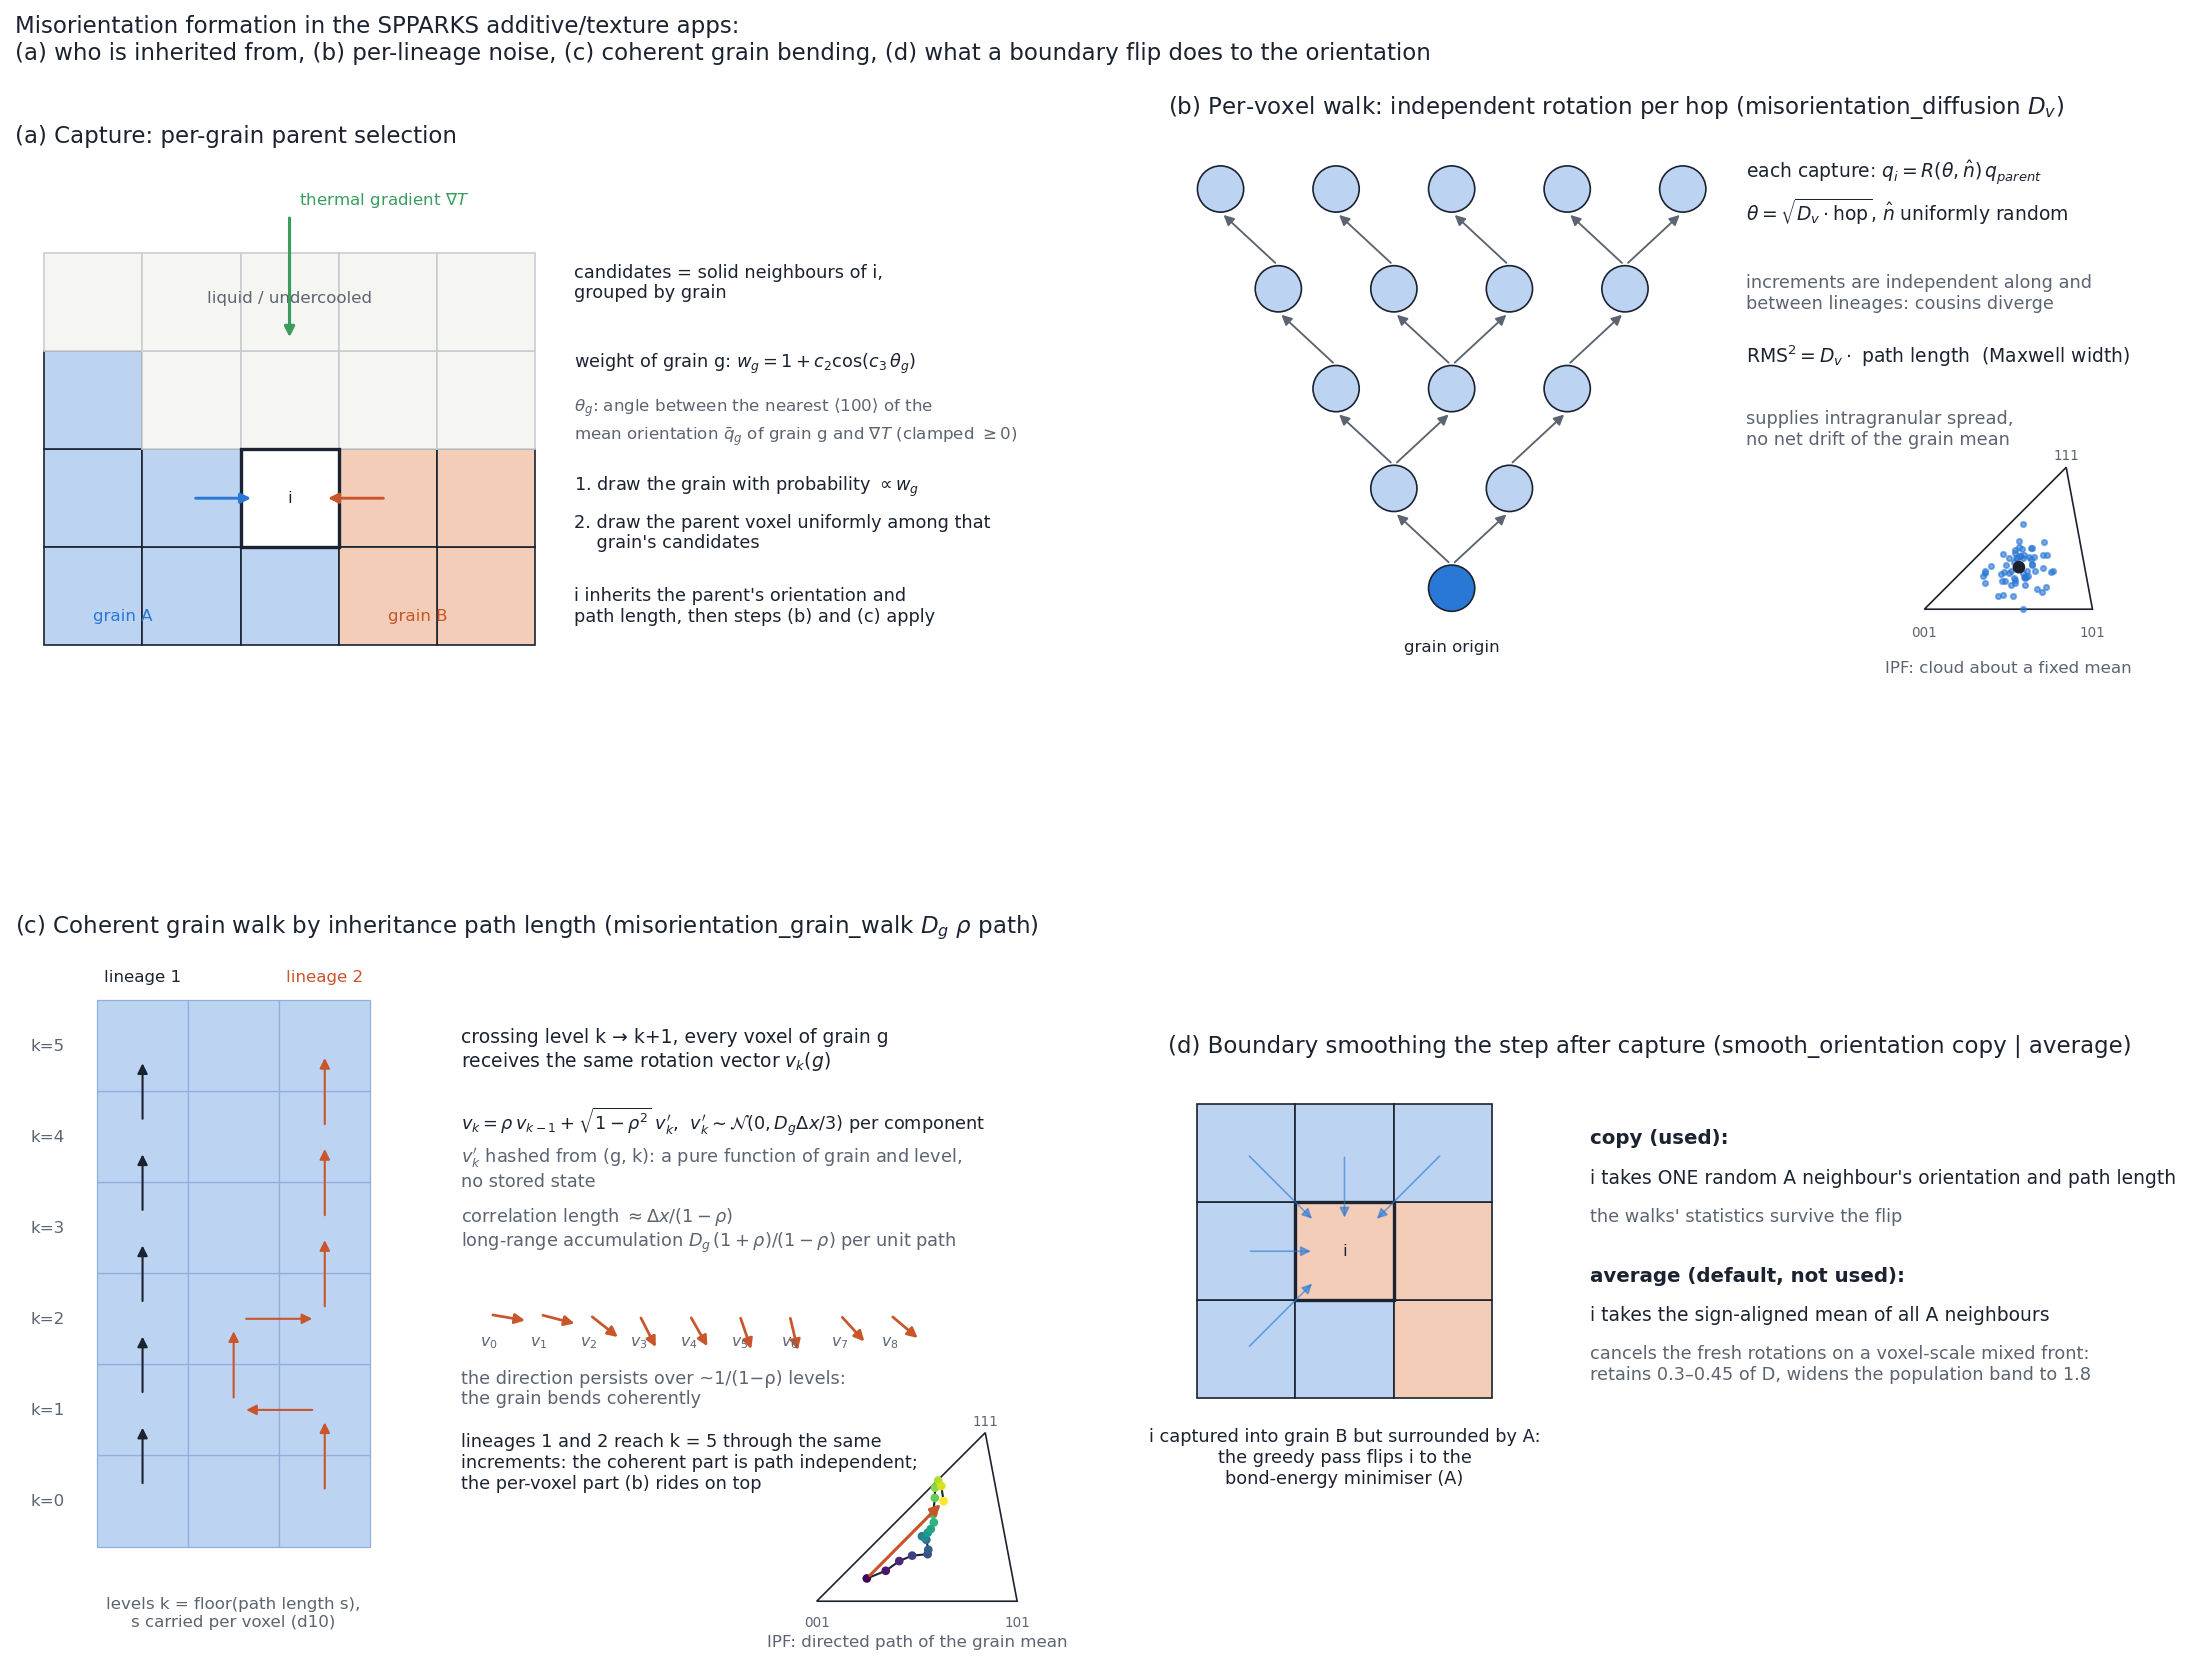

This figure's Python source:
#!/usr/bin/env python3
"""Schematic of the misorientation mechanisms in the SPPARKS additive apps
(docs/misorientation_schematic.png): per-grain parent selection, the per-voxel
inheritance walk, the coherent per-grain walk indexed by inheritance path length
with Ornstein-Uhlenbeck persistence, and copy-mode boundary smoothing."""
import numpy as np
import matplotlib; matplotlib.use('Agg')
import matplotlib.pyplot as plt
from matplotlib.patches import Rectangle, Circle, Polygon
rng = np.random.default_rng(3)
INK, MUTED, BLUE, ORANGE, GREEN, GREY = '#1b2230', '#5b6470', '#2a78d6', '#c9552a', '#3a9d5d', '#c9cdd3'
fig, axes = plt.subplots(2, 2, figsize=(15, 12), gridspec_kw=dict(height_ratios=[1, 1.35], width_ratios=[1, 1])); fig.subplots_adjust(hspace=0.22, wspace=0.12, left=0.02, right=0.99, top=0.93, bottom=0.03)

def voxel(ax, x, y, color, txt=None, ec=INK, lw=0.8, alpha=1.0, fs=8):
    ax.add_patch(Rectangle((x, y), 1, 1, facecolor=color, edgecolor=ec, lw=lw, alpha=alpha))
    if txt: ax.text(x+0.5, y+0.5, txt, ha='center', va='center', fontsize=fs, color=INK)

# ---------------------------------------------------------------- (a) per-grain parent selection
ax = axes[0, 0]; ax.set_title('(a) Capture: per-grain parent selection', loc='left', fontsize=11, color=INK)
grainA = {(0,0),(1,0),(2,0),(0,1),(1,1),(0,2)}; grainB = {(3,0),(4,0),(4,1),(3,1)}
for (x,y) in grainA: voxel(ax, x, y, '#bcd3f2')
for (x,y) in grainB: voxel(ax, x, y, '#f4cdb9')
for (x,y) in [(1,2),(2,1),(2,2),(3,2),(4,2),(0,3),(1,3),(2,3),(3,3),(4,3)]:
    voxel(ax, x, y, '#f5f5f2', ec=GREY, alpha=1)
voxel(ax, 2, 1, '#ffffff', txt='i', ec=INK, lw=1.6)
ax.text(0.5, 0.25, 'grain A', fontsize=8, color=BLUE); ax.text(3.5, 0.25, 'grain B', fontsize=8, color=ORANGE)
ax.text(2.5, 3.5, 'liquid / undercooled', ha='center', fontsize=8, color=MUTED)
ax.annotate('', xy=(2.5, 3.1), xytext=(2.5, 4.4), arrowprops=dict(arrowstyle='-|>', color=GREEN, lw=1.5))
ax.text(2.6, 4.45, r'thermal gradient $\nabla T$', fontsize=8, color=GREEN, va='bottom')
ax.text(5.4, 3.9, 'candidates = solid neighbours of i,\ngrouped by grain', fontsize=8.5, color=INK, va='top')
ax.text(5.4, 3.0, r'weight of grain g: $w_g = 1 + c_2\cos(c_3\,\theta_g)$', fontsize=8.5, color=INK, va='top')
ax.text(5.4, 2.55, r'$\theta_g$: angle between the nearest $\langle100\rangle$ of the', fontsize=8, color=MUTED, va='top')
ax.text(5.4, 2.25, r'mean orientation $\bar q_g$ of grain g and $\nabla T$ (clamped $\geq 0$)', fontsize=8, color=MUTED, va='top')
ax.text(5.4, 1.75, '1. draw the grain with probability $\\propto w_g$', fontsize=8.5, color=INK, va='top')
ax.text(5.4, 1.35, '2. draw the parent voxel uniformly among that\n    grain\'s candidates', fontsize=8.5, color=INK, va='top')
ax.text(5.4, 0.6, 'i inherits the parent\'s orientation and\npath length, then steps (b) and (c) apply', fontsize=8.5, color=INK, va='top')
ax.annotate('', xy=(2.15, 1.5), xytext=(1.5, 1.5), arrowprops=dict(arrowstyle='-|>', color=BLUE, lw=1.4))
ax.annotate('', xy=(2.85, 1.5), xytext=(3.5, 1.5), arrowprops=dict(arrowstyle='-|>', color=ORANGE, lw=1.4))
ax.set_xlim(-0.3, 10.2); ax.set_ylim(-0.3, 5.0); ax.set_aspect('equal'); ax.axis('off')

# ---------------------------------------------------------------- (b) per-voxel inheritance walk
ax = axes[0, 1]; ax.set_title('(b) Per-voxel walk: independent rotation per hop (misorientation_diffusion $D_v$)', loc='left', fontsize=11, color=INK)
# lineage tree over 5 levels
pos = {}; layers = [[0], [0,1], [0,1,2], [0,1,2,3], [0,1,2,3,4]]
for L, nodes in enumerate(layers):
    for k, n in enumerate(nodes):
        x = 1.5 + (k - (len(nodes)-1)/2)*1.1; y = 0.4 + L*0.95; pos[(L,k)] = (x, y)
        ax.add_patch(Circle((x, y), 0.22, facecolor='#bcd3f2' if L else BLUE, edgecolor=INK, lw=0.8))
parents = {(1,0):(0,0),(1,1):(0,0),(2,0):(1,0),(2,1):(1,0),(2,2):(1,1),(3,0):(2,0),(3,1):(2,1),(3,2):(2,1),(3,3):(2,2),(4,0):(3,0),(4,1):(3,1),(4,2):(3,2),(4,3):(3,3),(4,4):(3,3)}
for c, p in parents.items():
    (x1,y1),(x0,y0) = pos[c], pos[p]; ax.annotate('', xy=(x1,y1-0.22), xytext=(x0,y0+0.22), arrowprops=dict(arrowstyle='-|>', color=MUTED, lw=0.9))
ax.text(1.5, -0.2, 'grain origin', ha='center', fontsize=8, color=INK)
ax.text(4.3, 4.3, r'each capture: $q_i = R(\theta,\hat n)\,q_{parent}$', fontsize=9, color=INK)
ax.text(4.3, 3.9, r'$\theta = \sqrt{D_v\cdot \mathrm{hop}}$, $\hat n$ uniformly random', fontsize=9, color=INK)
ax.text(4.3, 3.4, 'increments are independent along and\nbetween lineages: cousins diverge', fontsize=8.5, color=MUTED, va='top')
ax.text(4.3, 2.55, r'$\mathrm{RMS}^2 = D_v\cdot$ path length  (Maxwell width)', fontsize=9, color=INK)
ax.text(4.3, 2.1, 'supplies intragranular spread,\nno net drift of the grain mean', fontsize=8.5, color=MUTED, va='top')
# small IPF cloud
from matplotlib.path import Path as MPath
tri_pts = [(6.0,0.2),(7.6,0.2),(7.35,1.55)]; tri = Polygon(tri_pts, closed=True, fill=False, edgecolor=INK, lw=0.8); ax.add_patch(tri)
pts = np.array([6.9,0.6]) + rng.normal(0, 0.16, (160,2)); pts = pts[MPath(tri_pts).contains_points(pts)][:60]
ax.scatter(pts[:,0], pts[:,1], s=6, color=BLUE, alpha=0.6); ax.add_patch(Circle((6.9,0.6), 0.05, color=INK))
ax.text(6.0, 0.05, '001', fontsize=6.5, color=MUTED, ha='center', va='top'); ax.text(7.6, 0.05, '101', fontsize=6.5, color=MUTED, ha='center', va='top'); ax.text(7.35, 1.6, '111', fontsize=6.5, color=MUTED, ha='center', va='bottom')
ax.text(6.8, -0.4, 'IPF: cloud about a fixed mean', ha='center', fontsize=8, color=MUTED)
ax.set_xlim(-1.2, 8.6); ax.set_ylim(-0.7, 4.8); ax.set_aspect('equal'); ax.axis('off')

# ---------------------------------------------------------------- (c) coherent grain walk by path length
ax = axes[1, 0]; ax.set_title('(c) Coherent grain walk by inheritance path length (misorientation_grain_walk $D_g$ $\\rho$ path)', loc='left', fontsize=11, color=INK)
# a grain column with path levels; two lineages reaching the same level by different routes
for y in range(6):
    for x in range(3):
        voxel(ax, x, y, '#bcd3f2', ec='#8fb0dc', lw=0.6)
for y in range(6): ax.text(-0.35, y+0.5, f'k={y}', ha='right', va='center', fontsize=8, color=MUTED)
ax.text(1.5, -0.55, 'levels k = floor(path length s),\ns carried per voxel (d10)', ha='center', fontsize=8, color=MUTED, va='top')
# lineage 1 straight up, lineage 2 with a lateral step
for y in range(5): ax.annotate('', xy=(0.5, y+1.35), xytext=(0.5, y+0.65), arrowprops=dict(arrowstyle='-|>', color=INK, lw=1.0))
path2 = [(2.5,0.5),(2.5,1.5),(1.5,1.5),(1.5,2.5),(2.5,2.5),(2.5,3.5),(2.5,4.5),(2.5,5.5)]
for (x0,y0),(x1,y1) in zip(path2[:-1], path2[1:]): ax.annotate('', xy=(x1,y1), xytext=(x0,y0), arrowprops=dict(arrowstyle='-|>', color=ORANGE, lw=1.0, shrinkA=6, shrinkB=6))
ax.text(0.5, 6.2, 'lineage 1', ha='center', fontsize=8, color=INK); ax.text(2.5, 6.2, 'lineage 2', ha='center', fontsize=8, color=ORANGE)
# right side: the shared increment sequence
ax.text(4.0, 5.7, 'crossing level k → k+1, every voxel of grain g\nreceives the same rotation vector $v_k(g)$', fontsize=9, color=INK, va='top')
ax.text(4.0, 4.85, r'$v_k = \rho\, v_{k-1} + \sqrt{1-\rho^2}\; v_k^{\prime}$,  $v_k^{\prime} \sim \mathcal{N}(0, D_g\Delta x/3)$ per component', fontsize=8.5, color=INK, va='top')
ax.text(4.0, 4.4, r'$v_k^{\prime}$ hashed from (g, k): a pure function of grain and level,' + '\n' + 'no stored state', fontsize=8.5, color=MUTED, va='top')
ax.text(4.0, 3.75, r'correlation length $\approx \Delta x/(1-\rho)$' + '\n' + r'long-range accumulation $D_g\,(1+\rho)/(1-\rho)$ per unit path', fontsize=8.5, color=MUTED, va='top')
# OU arrows sequence
x0 = 4.3; y0 = 2.55; ang = 0.0; angs = []
for k in range(9):
    ang = 0.8*ang + 0.6*rng.normal(); angs.append(ang)
for k, a in enumerate(angs):
    ax.annotate('', xy=(x0+k*0.55+0.45*np.cos(a*0.6), y0+0.45*np.sin(a*0.6)), xytext=(x0+k*0.55, y0), arrowprops=dict(arrowstyle='-|>', color=ORANGE, lw=1.3))
    ax.text(x0+k*0.55, y0-0.35, f'$v_{k}$', ha='center', fontsize=7.5, color=MUTED)
ax.text(4.0, 1.95, 'the direction persists over ~1/(1−ρ) levels:\nthe grain bends coherently', fontsize=8.5, color=MUTED, va='top')
ax.text(4.0, 1.25, 'lineages 1 and 2 reach k = 5 through the same\nincrements: the coherent part is path independent;\nthe per-voxel part (b) rides on top', fontsize=8.5, color=INK, va='top')
from matplotlib.path import Path as MPath
tri_pts = [(7.9,-0.6),(10.1,-0.6),(9.75,1.25)]; tri = Polygon(tri_pts, closed=True, fill=False, edgecolor=INK, lw=0.8); ax.add_patch(tri)
tp = MPath(tri_pts); pth = [np.array([8.45, -0.35])]; step = np.array([0.09, 0.05])
while len(pth) < 18:
    step = 0.85*step + rng.normal(0, 0.045, 2); cand = pth[-1] + step
    if tp.contains_point(cand): pth.append(cand)
    else: step = -0.5*step
pth = np.array(pth)
ax.text(7.9, -0.75, '001', fontsize=6.5, color=MUTED, ha='center', va='top'); ax.text(10.1, -0.75, '101', fontsize=6.5, color=MUTED, ha='center', va='top'); ax.text(9.75, 1.3, '111', fontsize=6.5, color=MUTED, ha='center', va='bottom')
ax.plot(pth[:,0], pth[:,1], color=INK, lw=1); ax.scatter(pth[:,0], pth[:,1], c=np.arange(18), cmap='viridis', s=10, zorder=3)
ax.annotate('', xy=pth[-1], xytext=pth[0], arrowprops=dict(arrowstyle='-|>', color=ORANGE, lw=1.5))
ax.text(9.0, -1.1, 'IPF: directed path of the grain mean', ha='center', fontsize=8, color=MUTED)
ax.set_xlim(-0.9, 10.4); ax.set_ylim(-1.3, 6.6); ax.set_aspect('equal'); ax.axis('off')

# ---------------------------------------------------------------- (d) boundary smoothing: copy vs average
ax = axes[1, 1]; ax.set_title('(d) Boundary smoothing the step after capture (smooth_orientation copy | average)', loc='left', fontsize=11, color=INK)
for x in range(3):
    for y in range(3):
        voxel(ax, x, y, '#bcd3f2' if x < 2 or y == 2 else '#f4cdb9', ec=INK)
voxel(ax, 1, 1, '#f4cdb9', txt='i', lw=1.6)
ax.text(1.5, -0.3, 'i captured into grain B but surrounded by A:\nthe greedy pass flips i to the\nbond-energy minimiser (A)', ha='center', fontsize=8.5, color=INK, va='top')
ax.text(4.0, 2.75, 'copy (used):', fontsize=9.5, color=INK, weight='bold', va='top')
ax.text(4.0, 2.35, 'i takes ONE random A neighbour\'s orientation and path length', fontsize=9, color=INK, va='top')
ax.text(4.0, 1.95, 'the walks\' statistics survive the flip', fontsize=8.5, color=MUTED, va='top')
ax.text(4.0, 1.35, 'average (default, not used):', fontsize=9.5, color=INK, weight='bold', va='top')
ax.text(4.0, 0.95, 'i takes the sign-aligned mean of all A neighbours', fontsize=9, color=INK, va='top')
ax.text(4.0, 0.55, 'cancels the fresh rotations on a voxel-scale mixed front:\nretains 0.3–0.45 of D, widens the population band to 1.8', fontsize=8.5, color=MUTED, va='top')
for (x,y) in [(0.5,1.5),(0.5,2.5),(1.5,2.5),(2.5,2.5),(0.5,0.5)]:
    ax.annotate('', xy=(1.5+0.3*np.sign(x-1.5) if x!=1.5 else 1.5, 1.5+0.3*np.sign(y-1.5) if y!=1.5 else 1.5), xytext=(x, y), arrowprops=dict(arrowstyle='-|>', color=BLUE, lw=0.8, alpha=0.6))
ax.set_xlim(-0.3, 10.2); ax.set_ylim(-1.5, 3.4); ax.set_aspect('equal'); ax.axis('off')

fig.suptitle('Misorientation formation in the SPPARKS additive/texture apps:\n(a) who is inherited from, (b) per-lineage noise, (c) coherent grain bending, (d) what a boundary flip does to the orientation', fontsize=11, color=INK, x=0.02, ha='left')
fig.savefig('/home/tron/spparks-kokkos/docs/misorientation_schematic.png', dpi=150, bbox_inches='tight'); print('saved')
